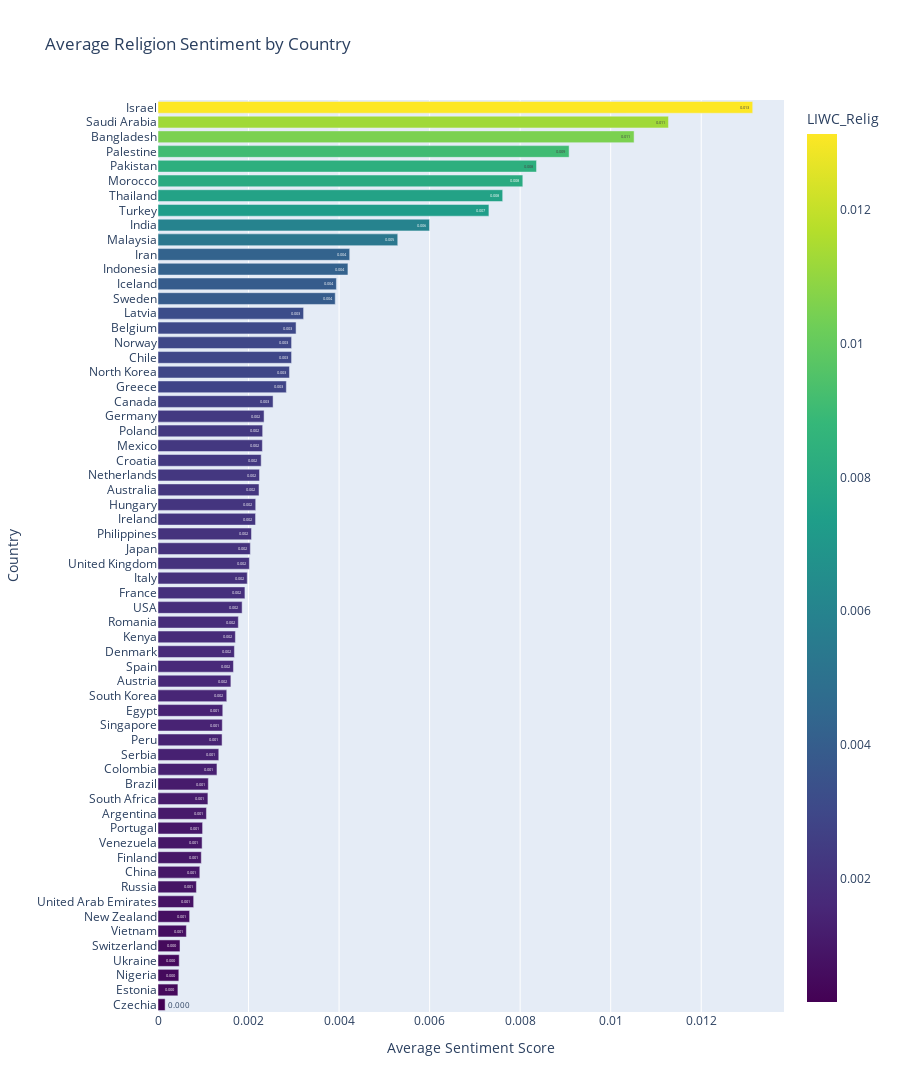

Here is the notebook cell this chart was saved with:
### Code cell
metric = "LIWC_Relig"

pl.plot_countries_by_metric(avg_props_by_country, metric)

### Figure 1 — Plotly figure (JSON) as saved in the notebook; plotly's stock layout.template omitted (floating-point values rounded to 4 significant figures)
{"data": [{"hovertemplate": "LIWC_Relig=%{marker.color}<br>source_country=%{y}<extra></extra>", "legendgroup": "", "marker": {"color": [0.0001573, 0.0004398, 0.0004602, 0.0004688, 0.0004857, 0.0006269, 0.0006987, 0.000788, 0.0008483, 0.0009236, 0.0009566, 0.0009745, 0.0009851, 0.00107, 0.001102, 0.001112, 0.001303, 0.001343, 0.001415, 0.00142, 0.001431, 0.001519, 0.00161, 0.001667, 0.001688, 0.001709, 0.001775, 0.001859, 0.00192, 0.001972, 0.002019, 0.00204, 0.002065, 0.002155, 0.002158, 0.002232, 0.002243, 0.002279, 0.002306, 0.002312, 0.002343, 0.002542, 0.002835, 0.002904, 0.002951, 0.002951, 0.00305, 0.003216, 0.003916, 0.003941, 0.004196, 0.004235, 0.005296, 0.005998, 0.00731, 0.007614, 0.008059, 0.008362, 0.009082, 0.01052, 0.01128, 0.01314], "coloraxis": "coloraxis", "pattern": {"shape": ""}}, "name": "", "orientation": "h", "showlegend": false, "textposition": "auto", "texttemplate": "%{x:.3f}", "type": "bar", "x": [0.0001573, 0.0004398, 0.0004602, 0.0004688, 0.0004857, 0.0006269, 0.0006987, 0.000788, 0.0008483, 0.0009236, 0.0009566, 0.0009745, 0.0009851, 0.00107, 0.001102, 0.001112, 0.001303, 0.001343, 0.001415, 0.00142, 0.001431, 0.001519, 0.00161, 0.001667, 0.001688, 0.001709, 0.001775, 0.001859, 0.00192, 0.001972, 0.002019, 0.00204, 0.002065, 0.002155, 0.002158, 0.002232, 0.002243, 0.002279, 0.002306, 0.002312, 0.002343, 0.002542, 0.002835, 0.002904, 0.002951, 0.002951, 0.00305, 0.003216, 0.003916, 0.003941, 0.004196, 0.004235, 0.005296, 0.005998, 0.00731, 0.007614, 0.008059, 0.008362, 0.009082, 0.01052, 0.01128, 0.01314], "xaxis": "x", "y": ["Czechia", "Estonia", "Nigeria", "Ukraine", "Switzerland", "Vietnam", "New Zealand", "United Arab Emirates", "Russia", "China", "Finland", "Venezuela", "Portugal", "Argentina", "South Africa", "Brazil", "Colombia", "Serbia", "Peru", "Singapore", "Egypt", "South Korea", "Austria", "Spain", "Denmark", "Kenya", "Romania", "USA", "France", "Italy", "United Kingdom", "Japan", "Philippines", "Ireland", "Hungary", "Australia", "Netherlands", "Croatia", "Mexico", "Poland", "Germany", "Canada", "Greece", "North Korea", "Chile", "Norway", "Belgium", "Latvia", "Sweden", "Iceland", "Indonesia", "Iran", "Malaysia", "India", "Turkey", "Thailand", "Morocco", "Pakistan", "Palestine", "Bangladesh", "Saudi Arabia", "Israel"], "yaxis": "y"}], "layout": {"barmode": "relative", "coloraxis": {"colorbar": {"title": {"text": "LIWC_Relig"}}, "colorscale": [[0, "#440154"], [0.1111, "#482878"], [0.2222, "#3e4989"], [0.3333, "#31688e"], [0.4444, "#26828e"], [0.5556, "#1f9e89"], [0.6667, "#35b779"], [0.7778, "#6ece58"], [0.8889, "#b5de2b"], [1, "#fde725"]]}, "height": 1200, "legend": {"tracegroupgap": 0}, "margin": {"l": 150}, "showlegend": false, "title": {"text": "Average Religion Sentiment by Country"}, "xaxis": {"anchor": "y", "domain": [0, 1], "title": {"text": "Average Sentiment Score"}}, "yaxis": {"anchor": "x", "automargin": true, "domain": [0, 1], "dtick": 1, "title": {"text": "Country"}}}}
